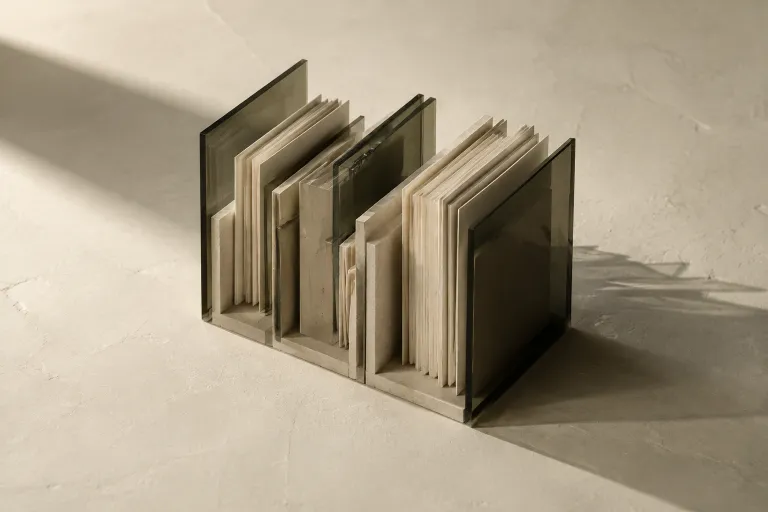
#> input picture assets/company-ai-study-768.webp, 768 x 512 px
$ python -i check-dark-studio-plates.py   (imports and definitions only)
#> lines starting #> are read from the running program, lines starting #| are printed output that depends on the picture
#!/usr/bin/env python3
"""Verify the authored dark-mode field plates without rewriting them.

The production dark plates are GPT Image photographs, not derivatives of
the light plates. Their quality gate therefore checks the properties that
matter for the page: exact responsive dimensions, bounded payloads, a dark
but readable exposure, restrained colour, and consistency between sizes.
"""

from pathlib import Path
import sys

import numpy as np
from PIL import Image


ROOT = Path(__file__).resolve().parent.parent
ASSETS = ROOT / "assets"
PLATES = {
    "network": {1600: (1600, 900), 900: (900, 506)},
    "isolation": {1536: (1536, 864), 900: (900, 506)},
    "verification": {1536: (1536, 864), 900: (900, 506)},
}


def tone(path: Path):
#> called with path = '../assets/company-ai-study-768.webp'
    image = Image.open(path).convert("RGB")
#> image is the input picture: PIL image 768x512 RGB; mean R, G, B 166.5, 154.3, 132.9
    luminance = np.asarray(image.convert("L"), dtype=np.float32)
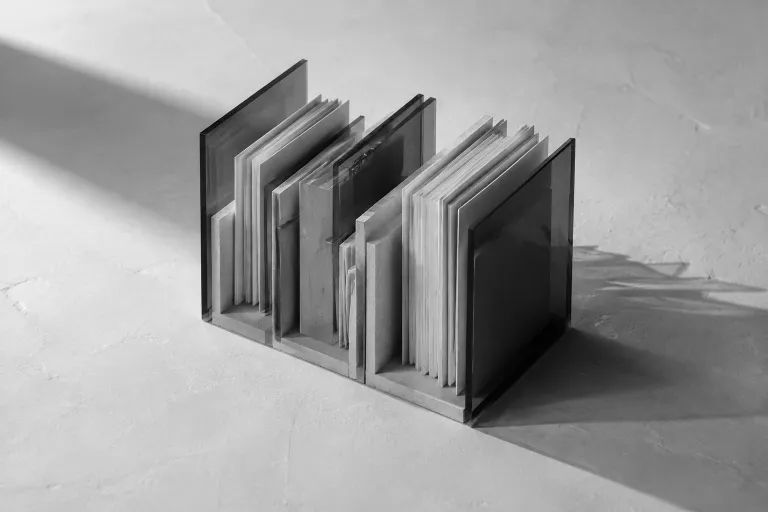
#> luminance: shape (512, 768) float32; min 1, max 245, mean 155.4
    lab = np.asarray(image.convert("LAB"))
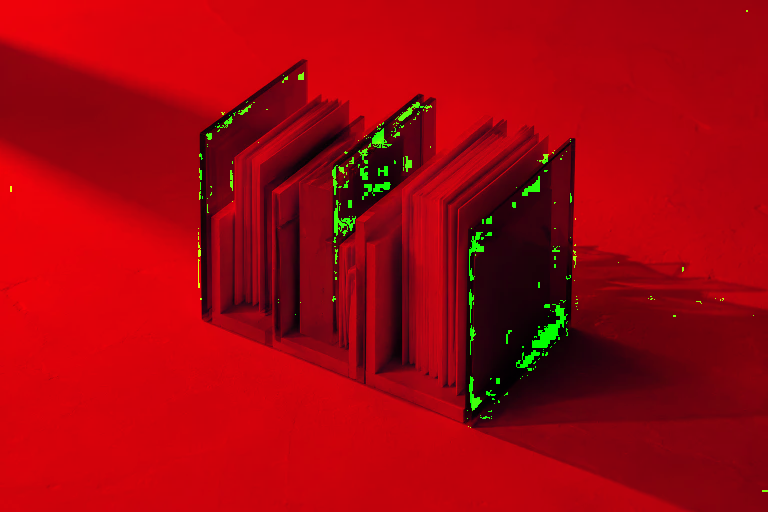
#> lab: shape (512, 768, 3); mean R, G, B 161.9, 4.6, 13.1
    a = (((lab[..., 1].astype(np.int16) + 128) % 256) - 128).astype(np.float32)
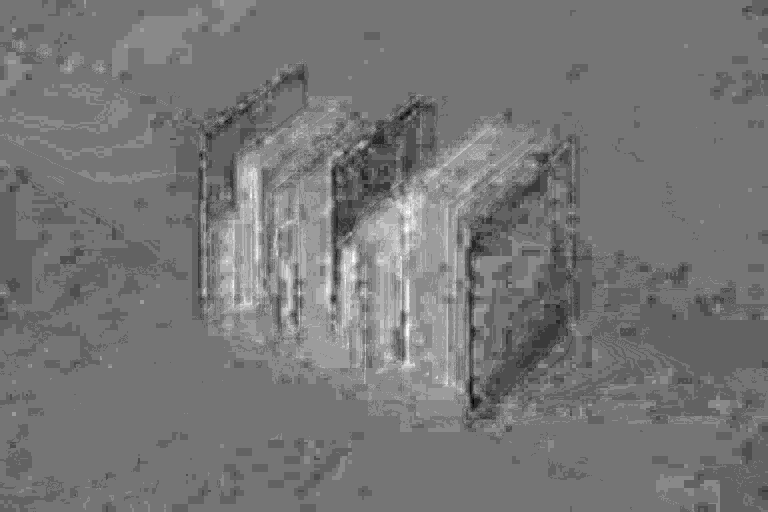
#> a: shape (512, 768) float32; min -4, max 9, mean 2.05; drawn with min black and max white
    b = (((lab[..., 2].astype(np.int16) + 128) % 256) - 128).astype(np.float32)
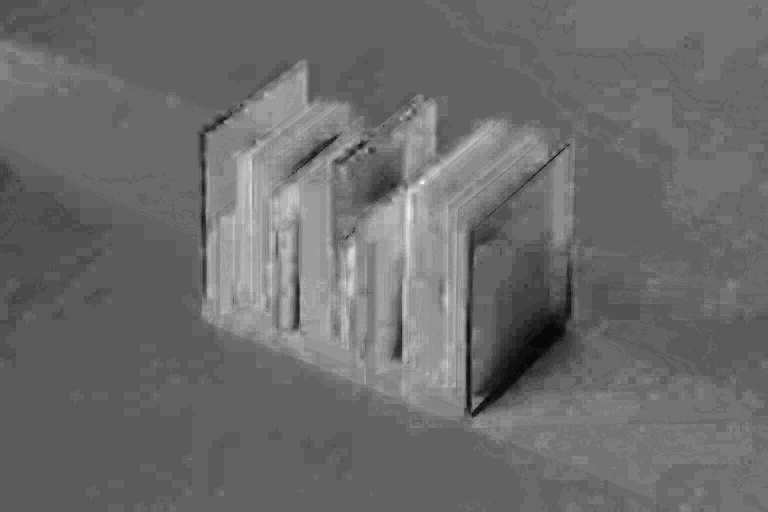
#> b: shape (512, 768) float32; min 0, max 31, mean 13.1; drawn with min black and max white
    return {
        "mean": float(luminance.mean()),
        "p95": float(np.percentile(luminance, 95)),
        "chroma": float(np.sqrt(a * a + b * b).mean()),
    }


errors = []
large_tones = {}

# [50 lines not run here, left out]

>>> result = tone('../assets/company-ai-study-768.webp')
#> result = {'mean': 155.4, 'p95': 223, 'chroma': 13.29}

$ run again, on assets/ephemerent-isolation-1536.webp
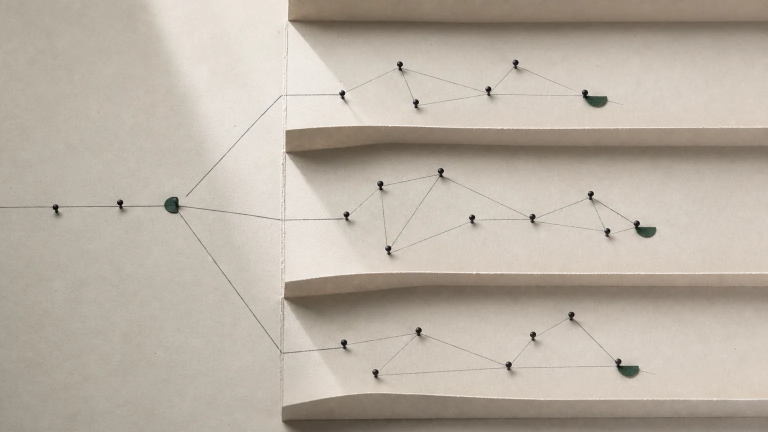
#> input picture assets/ephemerent-isolation-1536.webp, 1536 x 864 px (shown at 1/2 size)
#> in tone, image is the input picture: PIL image 1536x864 RGB; mean R, G, B 186.2, 176.8, 164.7
#> in tone, `a = (((lab[..., 1].astype(np.int16) + 128) % 256) - 128).astype(np.flo..`:
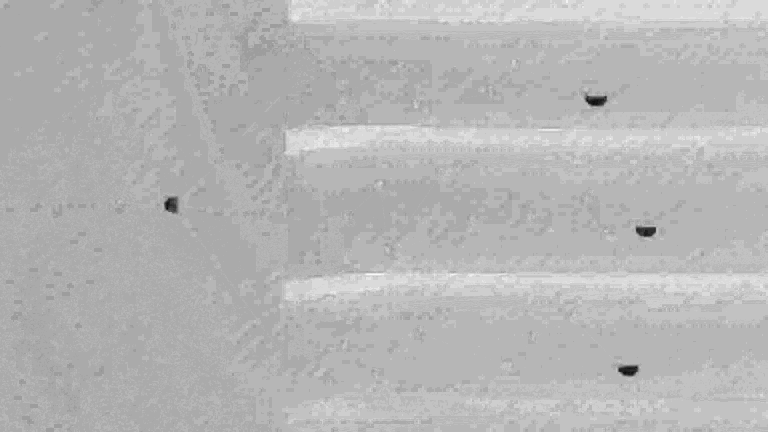
#> a: shape (864, 1536) float32 (shown at 1/2 size); min -13, max 8, mean 1.99; drawn with min black and max white
#> in tone, `b = (((lab[..., 2].astype(np.int16) + 128) % 256) - 128).astype(np.flo..`:
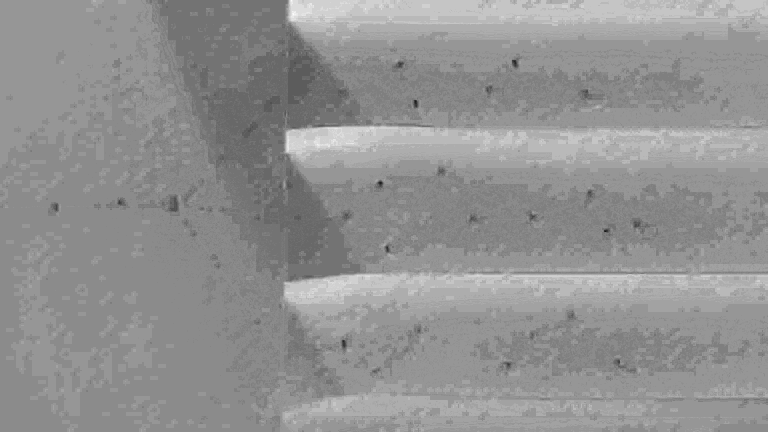
#> b: shape (864, 1536) float32 (shown at 1/2 size); min -5, max 17, mean 7.63; drawn with min black and max white
#> result = {'mean': 178.3, 'p95': 225, 'chroma': 7.94}
